Frame 1 (no input): blank canvas, image omitted
Frame 60 (the mouse pressed at the canvas centre just before this capture): blank canvas, image omitted
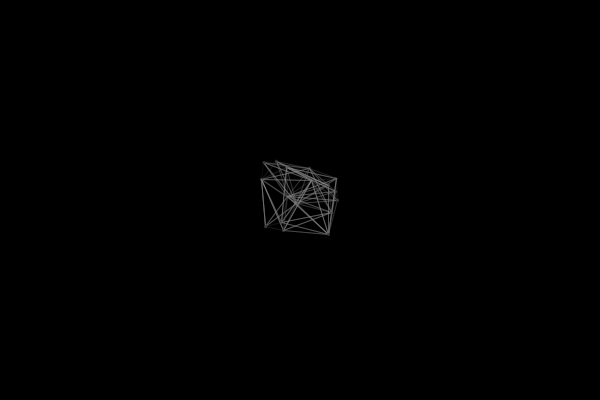
Frame 120 (the mouse held since frame 60 and released just before this capture)

The Processing sketch whose frames 1 and 60 were blank and that drew this single picture after the mouse press (run headless with seeded random() and noise(); from frame 60 on, the mouse is pressed at the canvas centre):

// Processing sketch: processing_140682
// ── processing_140682.pde

ArrayList<Node> nodes;
float maxDistance = 60;
float dx = 40;
float dy = 40;
float maxNeighbors = 10;
 
Boolean drawMode = true;
 
void setup()
{
  size(600,400);
  background(0);
  nodes = new ArrayList<Node>();
}
 
void draw()
{
  background(0);
   
  if(drawMode)
  {
    if(mousePressed){
      addNewNode(mouseX,mouseY,random(-dx,dx),random(-dx,dx));
    }
  } else
  {
    addNewNode(random(width),random(height),0,0);
  }
   
 
   
  for(int i = 0; i < nodes.size(); i++){
    Node currentNode = nodes.get(i);
    for(int j=0; j<currentNode.neighbors.size(); j++)
    {
      Node neighborNode = currentNode.neighbors.get(j);
      float lineColor = currentNode.calculateLineColor(neighborNode,maxDistance);
      stroke(lineColor, lineColor, lineColor,lineColor/1.3);
      line(currentNode.x,currentNode.y,neighborNode.x,neighborNode.y);
    }
    currentNode.display();
  }
}
 
void addNewNode(float xPos, float yPos, float dx, float dy)
{
  //println("add new node");
  //generates a random location within a 50x50px box around the mouse
  //float xPos = mouseX + random(-50,50);
  //float yPos = mouseY + random(-50,50);
  //adds a node at this location
  Node node = new Node(xPos+dx,yPos+dy);
   
  node.setNumNeighbors( countNumNeighbors(node,maxDistance) );
   
  //println("newly added node has " + node.numNeighbors + " neighbors");
  //println("and neighbors.size() = " + node.neighbors.size());
   
  if(node.numNeighbors < maxNeighbors){
    nodes.add(node);
    for(int i=0; i<nodes.size(); i++)
    {
      Node currentNode = nodes.get(i);
      currentNode.setNumNeighbors( countNumNeighbors(currentNode,maxDistance) );
    }
  }
   
}
 
int countNumNeighbors(Node nodeA, float maxNeighborDistance)
{
  int numNeighbors = 0;
  nodeA.clearNeighbors();
   
  for(int i = 0; i < nodes.size(); i++)
  {
    Node nodeB = nodes.get(i);
    float distance = sqrt((nodeA.x-nodeB.x)*(nodeA.x-nodeB.x) + (nodeA.y-nodeB.y)*(nodeA.y-nodeB.y));
    if(distance < maxNeighborDistance)
    {
      numNeighbors++;
      nodeA.addNeighbor(nodeB);
    }
  }
  return numNeighbors;
}
 
void keyPressed()
{
  drawMode = !drawMode;
  nodes = new ArrayList<Node>();
}
class Node
{
  float x;
  float y;
  int numNeighbors;
  ArrayList<Node> neighbors;
  float lineColor;
  float nodeWidth = 3;
  float nodeHeight = 3;
  float fillColor = 50;
  float lineColorRange = 160;
   
   
 
  Node(float xPos, float yPos)
  {
    x = xPos;
    y = yPos;
    numNeighbors = 0;
    neighbors = new ArrayList<Node>();
  }
   
  void display()
  {
    noStroke();
    fill(fillColor);
    ellipse(x,y,nodeWidth,nodeHeight);
  }
   
  void addNeighbor(Node node)
  {
    neighbors.add(node);
  }
   
  void setNumNeighbors(int num)
  {
    numNeighbors = num;
  }
   
  void clearNeighbors()
  {
    neighbors = new ArrayList<Node>();
  }
   
  float calculateLineColor(Node neighborNode, float maxDistance)
  {
    float distance = sqrt((x-neighborNode.x)*(x-neighborNode.x) + (y-neighborNode.y)*(y-neighborNode.y));
    lineColor = (distance/maxDistance)*lineColorRange;
    return lineColor;
  }
     
}
